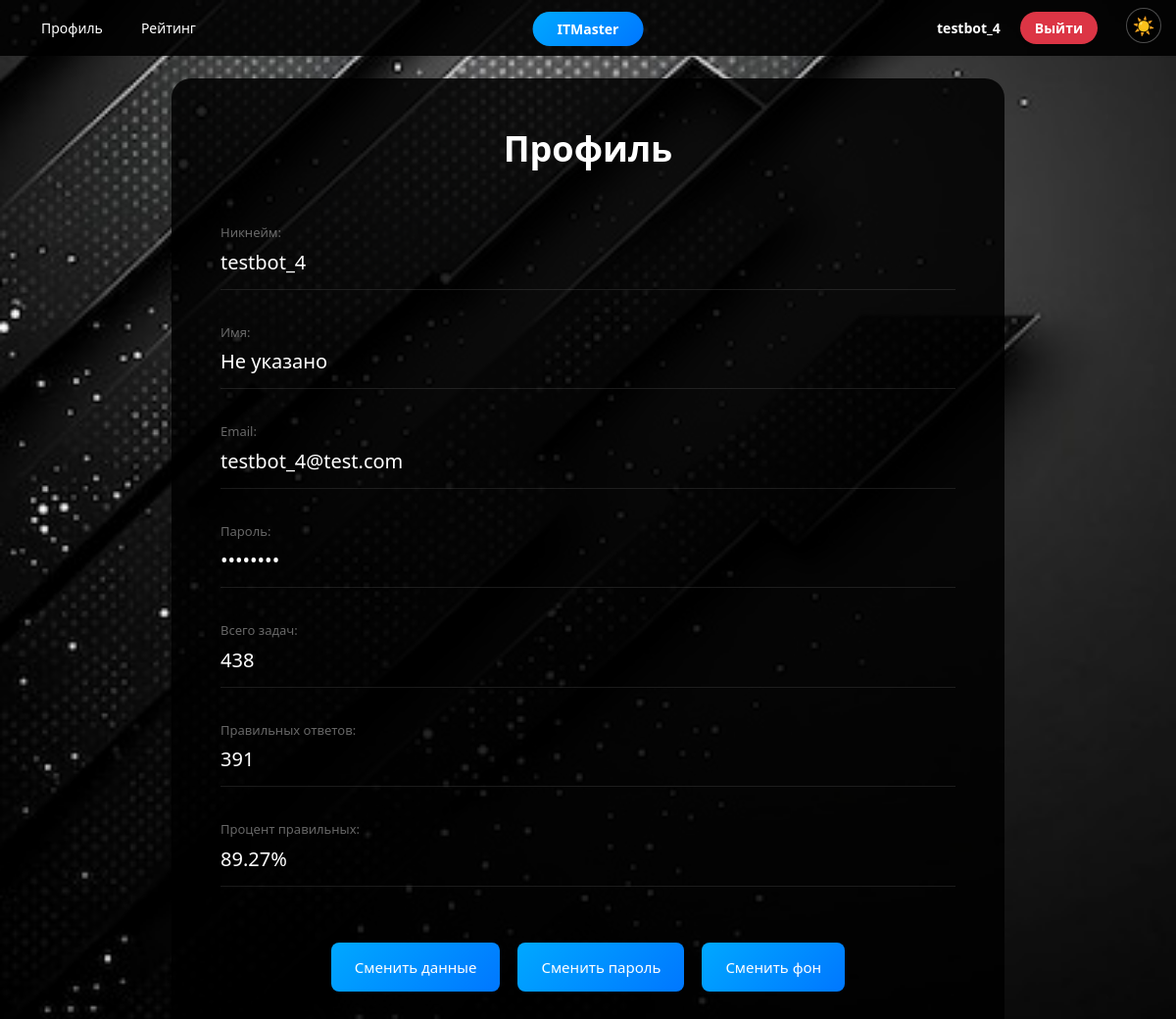
Screenshot of /profile/4 with the database file from the repository.
### data/users.py (models this page shows, shortened)
class User(SqlAlchemyBase, UserMixin, SerializerMixin):
    __tablename__ = 'users'
    id = sqlalchemy.Column(sqlalchemy.Integer, primary_key=True, autoincrement=True)
    username = sqlalchemy.Column(sqlalchemy.String, nullable=False, unique=True)
    surname = sqlalchemy.Column(sqlalchemy.String, nullable=True)
    name = sqlalchemy.Column(sqlalchemy.String, nullable=True)
    age = sqlalchemy.Column(sqlalchemy.Integer, nullable=True)
    position = sqlalchemy.Column(sqlalchemy.String, nullable=True)
    speciality = sqlalchemy.Column(sqlalchemy.String, nullable=True)
    address = sqlalchemy.Column(sqlalchemy.String, nullable=True)
    email = sqlalchemy.Column(sqlalchemy.String, index=True, unique=True, nullable=True)
    password = sqlalchemy.Column(sqlalchemy.String, nullable=True)
    modified_date = sqlalchemy.Column(sqlalchemy.DateTime, default=datetime.datetime.now)
    country = sqlalchemy.Column(sqlalchemy.String, nullable=True)
    city = sqlalchemy.Column(sqlalchemy.String, nullable=True)
    background_image = sqlalchemy.Column(sqlalchemy.String, nullable=True)
    total_tasks = sqlalchemy.Column(sqlalchemy.Integer, default=0)
    correct_tasks = sqlalchemy.Column(sqlalchemy.Integer, default=0)

### main.py (the view)
@app.route('/profile/<int:user_id>')
def profile(user_id):
    theme = get_theme()
    db_sess = db_session.create_session()
    user = db_sess.get(User, user_id)
    if not user:
        return redirect(url_for('login'))
    total = user.total_tasks or 0
    correct = user.correct_tasks or 0
    if total > 0:
        percent = "{:.2f}".format(correct * 100 / total)
    else:
        percent = "-"
    return render_template('profile.html', user=user, theme=theme, total=total, correct=correct, percent=percent, bg_image=user.background_image)

### data/db_session.py (called while the page is built)
def create_session() -> Session:
    global __factory
    return __factory()

### main.py (called while the page is built)
def get_theme():
    return request.cookies.get('theme', 'dark')

### templates/profile.html (shortened to what this page needs)
{% extends "base.html" %}
{% block content %}
<div class="profile-full">
    <div class="profile-container">
        <div class="profile-header">
            <h2 class="profile-title">Профиль</h2>
        </div>
        <div class="profile-field">
            <label>Никнейм:</label>
            <div class="field-value">{{ user.username }}</div>
        </div>
        <div class="profile-field">
            <label>Имя:</label>
            <div class="field-value">{{ user.name or 'Не указано' }}</div>
        </div>
        <div class="profile-field">
            <label>Email:</label>
            <div class="field-value">{{ user.email }}</div>
        </div>
        <div class="profile-field">
            <label>Пароль:</label>
            <div class="field-value">••••••••</div>
        </div>
        <div class="profile-field">
            <label>Всего задач:</label>
            <div class="field-value">{{ total }}</div>
        </div>
        <div class="profile-field">
            <label>Правильных ответов:</label>
            <div class="field-value">{{ correct }}</div>
        </div>
        <div class="profile-field">
            <label>Процент правильных:</label>
            <div class="field-value">
                {% if total > 0 %}
                    {{ "%.2f"|format(correct * 100 / total) }}%
                {% else %}
                    —
                {% endif %}
            </div>
        </div>
        <div class="profile-actions-row">
            <button onclick="showEditData()" class="btn-action">Сменить данные</button>
            <button onclick="showChangePassword()" class="btn-action">Сменить пароль</button>
            <button onclick="showBackgroundSettings()" class="btn-action">Сменить фон</button>
        </div>
    </div>
</div>
{% endblock %}

### templates/base.html (shortened to what this page needs)
<!doctype html>
<html lang="ru">
<head>
    <link rel="stylesheet" href="https://stackpath.bootstrapcdn.com/bootstrap/4.4.1/css/bootstrap.min.css">
    <link rel="stylesheet" href="{{ url_for('static', filename='css/style.css') }}">
</head>
<body class="{{ theme }}-theme {% if user %}logged-in{% endif %}">
    <div class="theme-switcher">
        {% if theme == 'dark' %}
            <a href="/set_theme/light" class="theme-btn">☀️</a>
        {% else %}
            <a href="/set_theme/dark" class="theme-btn">🌙</a>
        {% endif %}
    </div>
    {% if user %}
    <div class="top-bar">
        <div class="nav-buttons">
            <a href="/profile/{{ user.id }}" class="nav-btn">Профиль</a>
            <a href="/rating" class="nav-btn">Рейтинг</a>
        </div>
        <div class="nav-center">
            <a href="/dashboard/{{ user.id }}" class="nav-btn-center">ITMaster</a>
        </div>
        <div class="right-controls">
            <div class="user-info">
                <span>{{ user.username }}</span>
            </div>
            <a href="/logout" class="logout-btn">Выйти</a>
        </div>
    </div>
    {% endif %}
    {% block content %}
    {% endblock %}
</body>
</html>

### static/css/style.css (style rules this page uses)
* { margin: 0; padding: 0; box-sizing: border-box; }
body { font-family: 'Segoe UI', Tahoma, Geneva, Verdana, sans-serif; min-height: 100vh; overflow-x: hidden; }
body.dark-theme.logged-in { background: url('/static/img/dark.jpg') no-repeat center center fixed; background-size: cover; }
.top-bar { position: fixed; top: 0; left: 0; right: 0; background: rgba(0, 0, 0, 0.9); padding: 12px 30px; z-index: 1000; display: flex; justify-content: space-between; align-items: center; }
.nav-buttons { display: flex; gap: 15px; }
.nav-btn { background: none; border: none; font-size: 14px; font-weight: 500; cursor: pointer; padding: 6px 12px; border-radius: 6px; text-decoration: none; color: #fff; }
.nav-center { position: absolute; left: 50%; transform: translateX(-50%); }
.nav-btn-center { background: linear-gradient(135deg, #00a8ff, #0077ff); color: white; border: none; padding: 8px 25px; border-radius: 25px; cursor: pointer; text-decoration: none; font-size: 14px; font-weight: bold; }
.right-controls { display: flex; align-items: center; gap: 20px; margin-right: 50px; }
.user-info { font-weight: bold; font-size: 14px; color: #fff; }
.logout-btn { background: #dc3545; color: white; border: none; padding: 6px 15px; border-radius: 20px; cursor: pointer; text-decoration: none; font-size: 14px; font-weight: bold; }
.theme-switcher { position: fixed; top: 8px; right: 15px; z-index: 1001; }
.theme-btn { background: rgba(0, 0, 0, 0.6); border: 1px solid rgba(255, 255, 255, 0.3); border-radius: 50%; width: 36px; height: 36px; font-size: 18px; cursor: pointer; text-decoration: none; display: flex; align-items: center; justify-content: center; }
.profile-full { width: 100%; min-height: 100vh; display: flex; justify-content: center; align-items: center; padding: 80px 20px 20px 20px; overflow-x: hidden; }
.profile-container { width: 850px; min-height: 550px; background: rgba(0, 0, 0, 0.85); border-radius: 20px; padding: 50px 50px; display: flex; flex-direction: column; justify-content: center; }
.profile-header { text-align: center; margin-bottom: 35px; }
.profile-title { font-size: 36px; font-weight: 700; }
body.dark-theme .profile-title { color: #fff; }
.profile-field { margin-bottom: 22px; padding: 12px 0; border-bottom: 1px solid rgba(255, 255, 255, 0.1); }
.profile-field label { display: block; font-size: 13px; margin-bottom: 5px; opacity: 0.6; }
body.dark-theme .profile-field label { color: #aaa; }
.field-value { font-size: 20px; font-weight: 500; }
body.dark-theme .field-value { color: #fff; }
.profile-actions-row { display: flex; gap: 18px; justify-content: center; margin-top: 35px; flex-wrap: wrap; }
.btn-action { background: linear-gradient(135deg, #00a8ff, #0077ff); color: white; border: none; padding: 14px 24px; border-radius: 8px; cursor: pointer; font-size: 15px; transition: transform 0.2s; }

### rows the page displays
User: username "testbot_4", name "Не указано", email "testbot_4@test.com", total_tasks "438", correct_tasks "391", correct*100/total "89.27"
